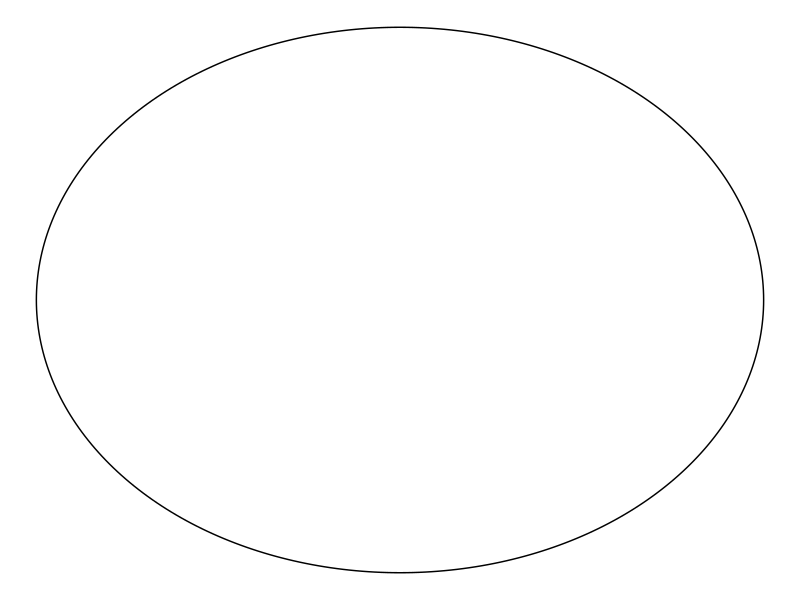
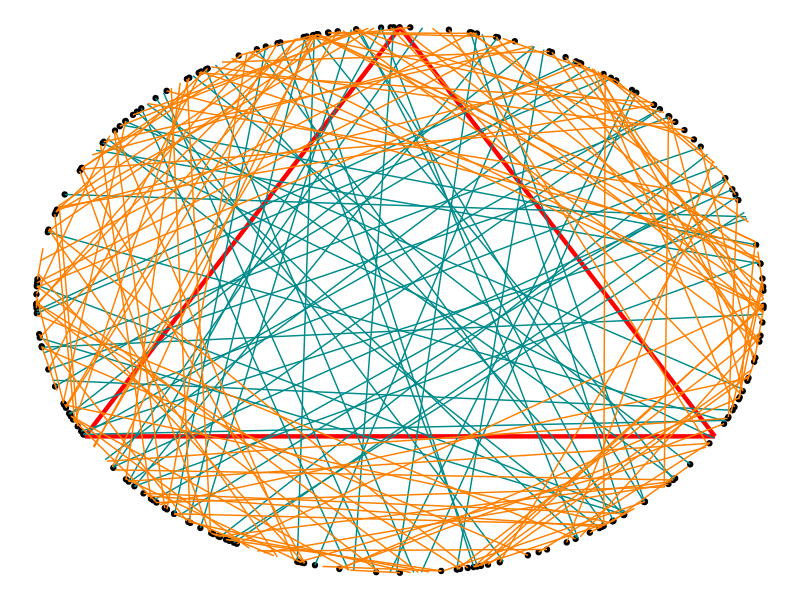
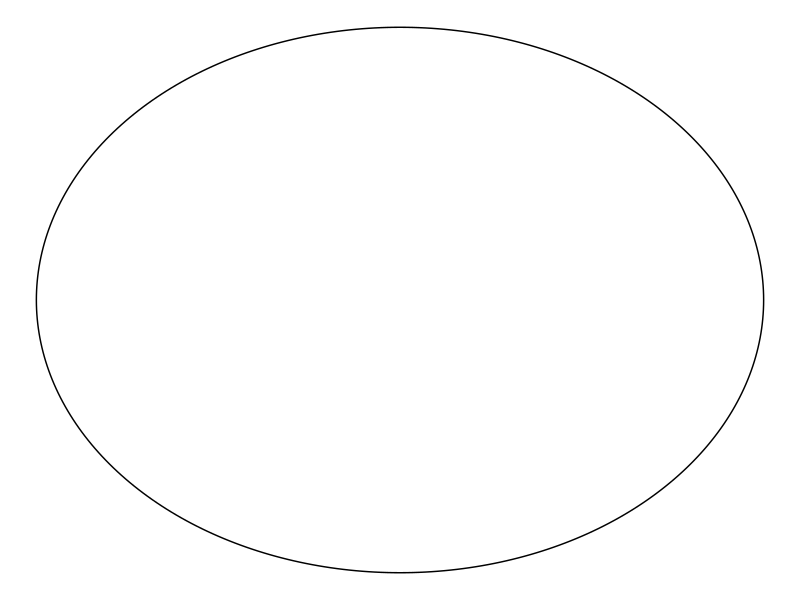
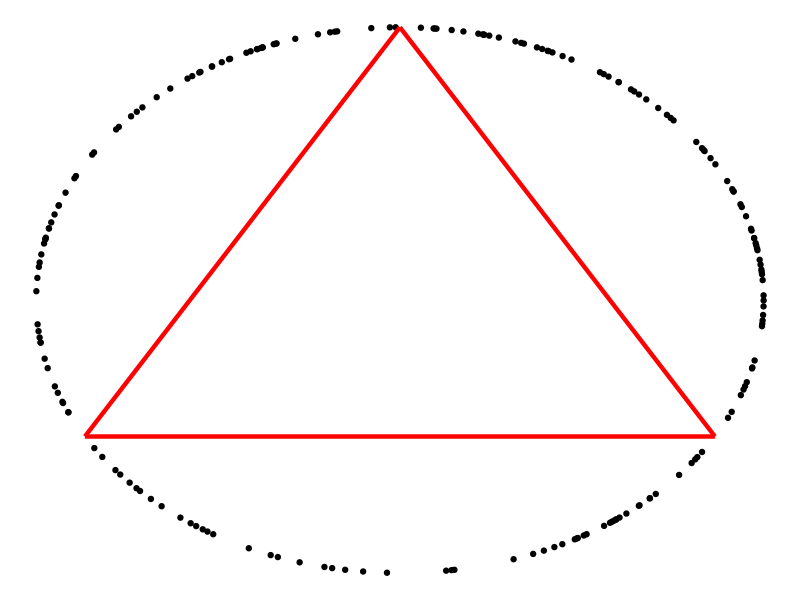
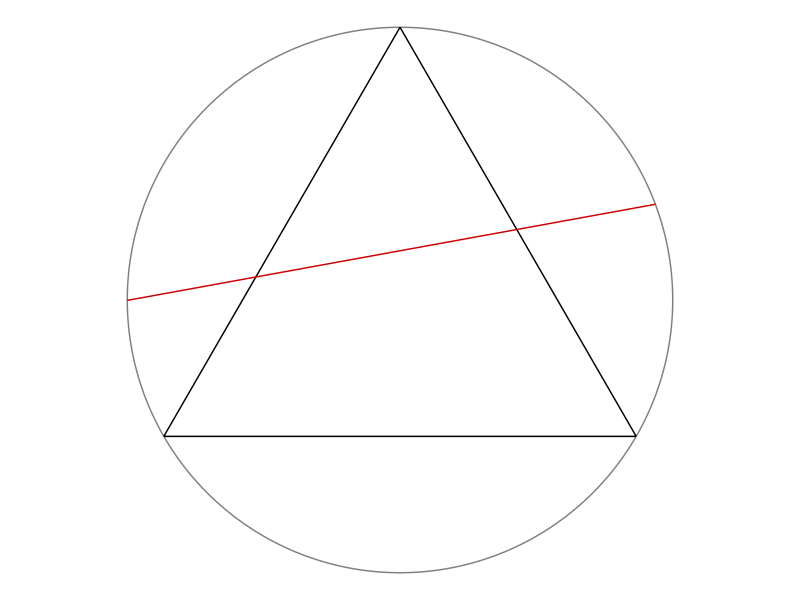

Write R code to recreate these figures, in order. (Note: this script raises an error after producing the figures.)
# Instruction to students: You may clear the code in this file and replace it
# with your own.

library(tidyverse)
library(ggforce)
theme_set(theme_void())

# Draw a random chord in a unit circle centred at origin -----------------------

# Coordinates of equilateral triangle
eqtri_df <- tibble(
  x    = c(0, sqrt(3) / 2, -sqrt(3) / 2),
  y    = c(1, -0.5, -0.5),
  xend = c(sqrt(3) / 2, -sqrt(3) / 2, 0),
  yend = c(-0.5, -0.5, 1)
)

# Coordinates of random chord
rdmchr_df <- tibble(
  x    = 0.93636368,
  y    = 0.35103142,
  xend = -0.9999991,
  yend = -0.001326758
)

# Plot
p <- ggplot() +
  ggforce::geom_circle(aes(x0 = 0, y0 = 0, r = 1), col = "gray50") +
  geom_segment(data = eqtri_df, aes(x = x, y = y, xend = xend, yend = yend)) +
  geom_segment(data = rdmchr_df, aes(x = x, y = y, xend = xend, yend = yend),
               col = "red3") +
  coord_equal()

ggsave(p, file = "plot.png", height = 5, width = 7)

# Plot a circle
library(ggplot2)
library(ggforce)

data_circle <- data.frame(x0 = 0,
                          y0 = 0,
                          r = 1)

ggplot(data = data_circle, aes(x = x0, y = y0)) + 
  geom_circle(data = data_circle, aes(x0 = x0, y0 = y0, r=r))


# METHOD A (Random Endpoints) --------------------------------------------------
library(tidyverse)
library(ggforce)
library(ggplot2)
library(dplyr)

n <- 200 # number of chords - can change this

theta_1 <- runif(n, 0, 2*pi)
theta_2 <- runif(n, 0, 2*pi)
endpoint <- tibble(
  x1 = cos(theta_1),
  y1 = sin(theta_1),
  x2 = cos(theta_2),
  y2 = sin(theta_2))

eqtri_df <- tibble(
  x    = c(0, sqrt(3) / 2, -sqrt(3) / 2),
  y    = c(1, -0.5, -0.5),
  xend = c(sqrt(3) / 2, -sqrt(3) / 2, 0),
  yend = c(-0.5, -0.5, 1))

circle <- mutate(.data = endpoint, l = sqrt((x2 - x1)^2 + (y2 - y1)^2)) # add new column l

eqtri_df_new <- mutate(.data = eqtri_df, s = sqrt((xend - x)^2 + (yend - y)^2)) # add new column s

final_eqtri_df_new <- slice(.data = eqtri_df_new, 1) # only need 1 row as reference

s <- final_eqtri_df_new$s

final_table <- bind_cols(circle, s)
colnames(final_table)[6]  <- "s"

compare <- select(.data = final_table, l, s)
longer <- filter(.data = final_table, l > s)
shorter <- filter(.data = final_table, l < s)
print(longer)
chords_longer <- print(nrow(longer))

ggplot(data = endpoint, aes(x = x1, y = y1)) +
  #ggplot(data = data_circle, aes(x = x0, y = y0)) +
  #geom_circle(data = data_circle, aes(x0 = x0, y0 = y0, r=r)) +
  geom_point() + 
  geom_segment(data = eqtri_df, aes(x = x, y = y, xend = xend, yend = yend), col = "red", lwd = 1.5) +
  geom_segment(data = longer , aes(x = x1, y = y1, xend = x2, yend = y2), col = "darkcyan") + 
  geom_segment(data = shorter , aes(x = x1, y = y1, xend = x2, yend = y2), col = "darkorange1") 
#+
 #  + 
 # geom_circle(data = data_circle, aes(x0 = x0, y0 = y0, r=r))

# Using Principle of Indifference
prob = chords_longer/n
print(prob)


# METHOD B (Random Radial Points) ----------------------------------------------
library(tidyverse)
library(ggforce)
library(ggplot2)
library(dplyr)

data_circle <- data.frame(x0 = 0,
                          y0 = 0,
                          r = 1)

ggplot(data = data_circle, aes(x = x0, y = y0)) + 
  geom_circle(data = data_circle, aes(x0 = x0, y0 = y0, r=r))

# how to randomise radius
n <- 200 # number of chords - can change this
theta_3 <- runif(n, 0, 2*pi)
endpoint <- tibble(
  x = cos(theta_3),
  x0 = 0 ,
  y = sin(theta_3),
  y0 = 0 )

eqtri_df <- tibble(
  x    = c(0, sqrt(3) / 2, -sqrt(3) / 2),
  y    = c(1, -0.5, -0.5),
  xend = c(sqrt(3) / 2, -sqrt(3) / 2, 0),
  yend = c(-0.5, -0.5, 1))

ggplot(data = endpoint, aes(x = x, y = y)) +
  # ggplot(data = data_circle, aes(x = x0, y = y0)) +
  # geom_circle(data = data_circle, aes(x0 = x0, y0 = y0, r=r)) +
  geom_point() + 
  geom_segment(data = eqtri_df, aes(x = x, y = y, xend = xend, yend = yend), col = "red", lwd = 1.5) 

radius <- mutate(.data = endpoint, r = sqrt((x- x0)^2 + (y - y0)^2))


# METHOD C (Random Midpoints) --------------------------------------------------
n <- 500

theta_C <- runif(n, 0, 2*pi)
V <- runif(n, 0, 1)
V1 <- sqrt(V)
U <- sqrt(r^2 - V1^2)

end_point <- tibble(
  x1 = V1*cos(theta_C) + U*sin(theta_C),
  y1 = V1*sin(theta_C) - U*cos(theta_C),
  x2 = V1*cos(theta_C) - U*sin(theta_C),
  y2 = V1*sin(theta_C) + U*cos(theta_C))

eqtri_df <- tibble(
  x    = c(0, sqrt(3) / 2, -sqrt(3) / 2),
  y    = c(1, -0.5, -0.5),
  xend = c(sqrt(3) / 2, -sqrt(3) / 2, 0),
  yend = c(-0.5, -0.5, 1))

end_point_new <- mutate(.data = end_point, l = sqrt((x2 - x1)^2 + (y2 - y1)^2))
eqtri_df_new <- mutate(.data = eqtri_df, s = sqrt((xend - x)^2 + (yend - y)^2))

final_eqtri_df_new <- slice(.data = eqtri_df_new, 1) # only need 1 row as reference

s <- final_eqtri_df_new$s

final_table <- bind_cols(end_point_new, s)
colnames(final_table)[6]  <- "s"

compare <- select(.data = final_table, l, s)
longer <- filter(.data = final_table, l > s)
shorter <- filter(.data = final_table, l < s)
print(longer)
chords_longer <- print(nrow(longer))
